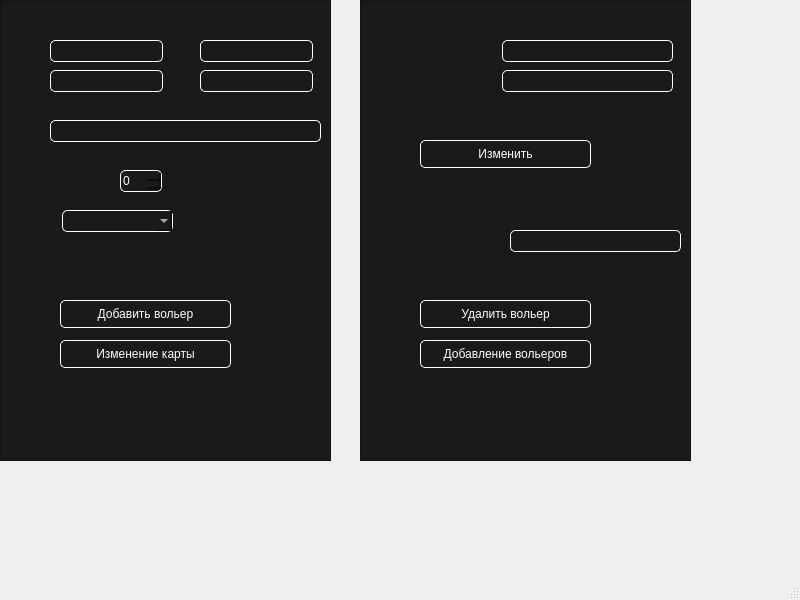
<?xml version="1.0" encoding="UTF-8"?>
<ui version="4.0">
 <class>MainWindow</class>
 <widget class="QMainWindow" name="MainWindow">
  <property name="geometry">
   <rect>
    <x>0</x>
    <y>0</y>
    <width>800</width>
    <height>600</height>
   </rect>
  </property>
  <property name="windowTitle">
   <string>MainWindow</string>
  </property>
  <widget class="QWidget" name="centralwidget">
   <widget class="QFrame" name="frame">
    <property name="geometry">
     <rect>
      <x>0</x>
      <y>0</y>
      <width>331</width>
      <height>461</height>
     </rect>
    </property>
    <property name="styleSheet">
     <string notr="true">background-color: rgb(26, 26, 26);
color: rgb(255, 255, 255);</string>
    </property>
    <property name="frameShape">
     <enum>QFrame::StyledPanel</enum>
    </property>
    <property name="frameShadow">
     <enum>QFrame::Raised</enum>
    </property>
    <widget class="QLineEdit" name="x1">
     <property name="geometry">
      <rect>
       <x>50</x>
       <y>40</y>
       <width>113</width>
       <height>22</height>
      </rect>
     </property>
     <property name="styleSheet">
      <string notr="true">border-color: white;
border-style:solid;
border-radius: 5px;
border-width: 1px 1px 1px 1px;</string>
     </property>
    </widget>
    <widget class="QLineEdit" name="x2">
     <property name="geometry">
      <rect>
       <x>50</x>
       <y>70</y>
       <width>113</width>
       <height>22</height>
      </rect>
     </property>
     <property name="styleSheet">
      <string notr="true">border-color: white;
border-style:solid;
border-radius: 5px;
border-width: 1px 1px 1px 1px;</string>
     </property>
    </widget>
    <widget class="QLineEdit" name="y1">
     <property name="geometry">
      <rect>
       <x>200</x>
       <y>40</y>
       <width>113</width>
       <height>22</height>
      </rect>
     </property>
     <property name="styleSheet">
      <string notr="true">border-color: white;
border-style:solid;
border-radius: 5px;
border-width: 1px 1px 1px 1px;</string>
     </property>
    </widget>
    <widget class="QLineEdit" name="y2">
     <property name="geometry">
      <rect>
       <x>200</x>
       <y>70</y>
       <width>113</width>
       <height>22</height>
      </rect>
     </property>
     <property name="styleSheet">
      <string notr="true">border-color: white;
border-style:solid;
border-radius: 5px;
border-width: 1px 1px 1px 1px;</string>
     </property>
    </widget>
    <widget class="QLineEdit" name="name">
     <property name="geometry">
      <rect>
       <x>50</x>
       <y>120</y>
       <width>271</width>
       <height>22</height>
      </rect>
     </property>
     <property name="styleSheet">
      <string notr="true">border-color: white;
border-style:solid;
border-radius: 5px;
border-width: 1px 1px 1px 1px;</string>
     </property>
    </widget>
    <widget class="QSpinBox" name="spinBox">
     <property name="geometry">
      <rect>
       <x>120</x>
       <y>170</y>
       <width>42</width>
       <height>22</height>
      </rect>
     </property>
     <property name="styleSheet">
      <string notr="true">border-color: white;
border-style:solid;
border-radius: 5px;
border-width: 1px 1px 1px 1px;</string>
     </property>
    </widget>
    <widget class="QComboBox" name="comboBox">
     <property name="geometry">
      <rect>
       <x>62</x>
       <y>210</y>
       <width>111</width>
       <height>22</height>
      </rect>
     </property>
     <property name="styleSheet">
      <string notr="true">border-color: white;
border-style:solid;
border-radius: 5px;
border-width: 1px 1px 1px 1px;</string>
     </property>
    </widget>
    <widget class="QPushButton" name="dobav">
     <property name="geometry">
      <rect>
       <x>60</x>
       <y>300</y>
       <width>171</width>
       <height>28</height>
      </rect>
     </property>
     <property name="styleSheet">
      <string notr="true">border-color: white;
border-style:solid;
border-radius: 5px;
border-width: 1px 1px 1px 1px;</string>
     </property>
     <property name="text">
      <string>Добавить вольер</string>
     </property>
    </widget>
    <widget class="QPushButton" name="izm">
     <property name="geometry">
      <rect>
       <x>60</x>
       <y>340</y>
       <width>171</width>
       <height>28</height>
      </rect>
     </property>
     <property name="styleSheet">
      <string notr="true">border-color: white;
border-style:solid;
border-radius: 5px;
border-width: 1px 1px 1px 1px;</string>
     </property>
     <property name="text">
      <string>Изменение карты</string>
     </property>
    </widget>
   </widget>
   <widget class="QFrame" name="frame_2">
    <property name="geometry">
     <rect>
      <x>360</x>
      <y>0</y>
      <width>331</width>
      <height>461</height>
     </rect>
    </property>
    <property name="styleSheet">
     <string notr="true">background-color: rgb(26, 26, 26);
color: rgb(255, 255, 255);</string>
    </property>
    <property name="frameShape">
     <enum>QFrame::StyledPanel</enum>
    </property>
    <property name="frameShadow">
     <enum>QFrame::Raised</enum>
    </property>
    <widget class="QLineEdit" name="number">
     <property name="geometry">
      <rect>
       <x>142</x>
       <y>40</y>
       <width>171</width>
       <height>22</height>
      </rect>
     </property>
     <property name="styleSheet">
      <string notr="true">border-color: white;
border-style:solid;
border-radius: 5px;
border-width: 1px 1px 1px 1px;</string>
     </property>
    </widget>
    <widget class="QLineEdit" name="count">
     <property name="geometry">
      <rect>
       <x>142</x>
       <y>70</y>
       <width>171</width>
       <height>22</height>
      </rect>
     </property>
     <property name="styleSheet">
      <string notr="true">border-color: white;
border-style:solid;
border-radius: 5px;
border-width: 1px 1px 1px 1px;</string>
     </property>
    </widget>
    <widget class="QLineEdit" name="name_delete">
     <property name="geometry">
      <rect>
       <x>150</x>
       <y>230</y>
       <width>171</width>
       <height>22</height>
      </rect>
     </property>
     <property name="styleSheet">
      <string notr="true">border-color: white;
border-style:solid;
border-radius: 5px;
border-width: 1px 1px 1px 1px;</string>
     </property>
    </widget>
    <widget class="QPushButton" name="izmenit">
     <property name="geometry">
      <rect>
       <x>60</x>
       <y>140</y>
       <width>171</width>
       <height>28</height>
      </rect>
     </property>
     <property name="styleSheet">
      <string notr="true">border-color: white;
border-style:solid;
border-radius: 5px;
border-width: 1px 1px 1px 1px;</string>
     </property>
     <property name="text">
      <string>Изменить</string>
     </property>
    </widget>
    <widget class="QPushButton" name="dobav_val">
     <property name="geometry">
      <rect>
       <x>60</x>
       <y>340</y>
       <width>171</width>
       <height>28</height>
      </rect>
     </property>
     <property name="styleSheet">
      <string notr="true">border-color: white;
border-style:solid;
border-radius: 5px;
border-width: 1px 1px 1px 1px;</string>
     </property>
     <property name="text">
      <string>Добавление вольеров</string>
     </property>
    </widget>
    <widget class="QPushButton" name="delete_val">
     <property name="geometry">
      <rect>
       <x>60</x>
       <y>300</y>
       <width>171</width>
       <height>28</height>
      </rect>
     </property>
     <property name="styleSheet">
      <string notr="true">border-color: white;
border-style:solid;
border-radius: 5px;
border-width: 1px 1px 1px 1px;</string>
     </property>
     <property name="text">
      <string>Удалить вольер</string>
     </property>
    </widget>
   </widget>
  </widget>
  <widget class="QMenuBar" name="menubar">
   <property name="geometry">
    <rect>
     <x>0</x>
     <y>0</y>
     <width>800</width>
     <height>26</height>
    </rect>
   </property>
  </widget>
  <widget class="QStatusBar" name="statusbar"/>
 </widget>
 <resources/>
 <connections/>
</ui>
